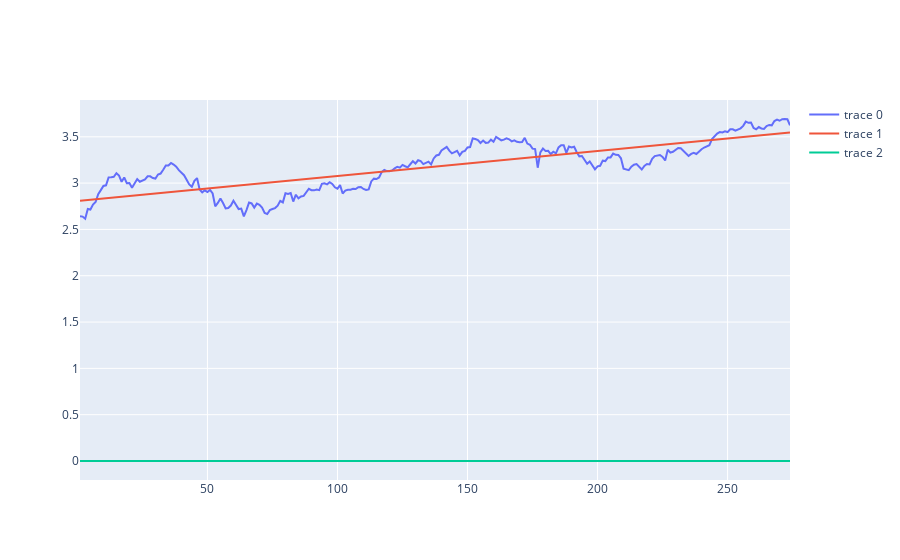

Source (notebook cell):
### Code cell
np.dot(A[:,1:],thet[1:])
fig.add_trace(go.Scatter(x = A[:,0], y = np.dot(A[:,1:],thet[1:]))) # it is the seasonal component.

### Figure 1 — Plotly figure (JSON) as saved in the notebook; plotly's stock layout.template omitted (floating-point values rounded to 4 significant figures; data arrays with more than 128 entries replaced by an {"elided": "..."} marker saying what was removed)
{"data": [{"type": "scatter", "x": {"elided": "274 int values"}, "y": {"elided": "274 float values"}}, {"type": "scatter", "x": {"elided": "274 int values"}, "y": {"elided": "274 float values"}}, {"type": "scatter", "x": {"elided": "274 int values"}, "y": {"elided": "274 int values"}}], "layout": {}}
